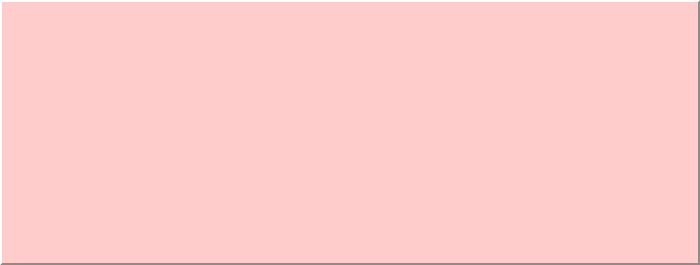
<?xml version="1.0" encoding="UTF-8"?>
<ui version="4.0">
 <class>Form</class>
 <widget class="QWidget" name="Form">
  <property name="geometry">
   <rect>
    <x>0</x>
    <y>0</y>
    <width>700</width>
    <height>265</height>
   </rect>
  </property>
  <property name="minimumSize">
   <size>
    <width>700</width>
    <height>265</height>
   </size>
  </property>
  <property name="maximumSize">
   <size>
    <width>700</width>
    <height>265</height>
   </size>
  </property>
  <property name="windowTitle">
   <string>Form</string>
  </property>
  <layout class="QVBoxLayout" name="verticalLayout">
   <property name="spacing">
    <number>0</number>
   </property>
   <property name="leftMargin">
    <number>0</number>
   </property>
   <property name="topMargin">
    <number>0</number>
   </property>
   <property name="rightMargin">
    <number>0</number>
   </property>
   <property name="bottomMargin">
    <number>0</number>
   </property>
   <item>
    <widget class="QPlainTextEdit" name="Lab_ProgramEdit">
     <property name="styleSheet">
      <string notr="true">background-color: rgb(255, 204, 204);
border-left: 2px solid white;
border-top: 2px solid white;
border-bottom: 2px solid rgb(140,140,140);
border-right: 2px solid rgb(140,140,140);</string>
     </property>
    </widget>
   </item>
  </layout>
 </widget>
 <resources/>
 <connections/>
</ui>
